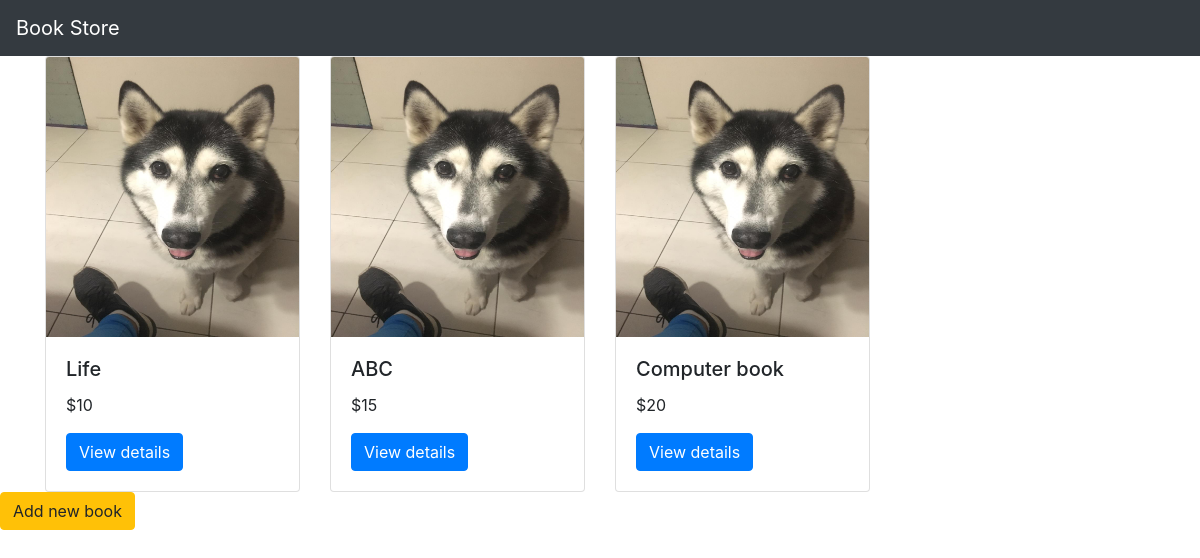
The app's page /, older data.
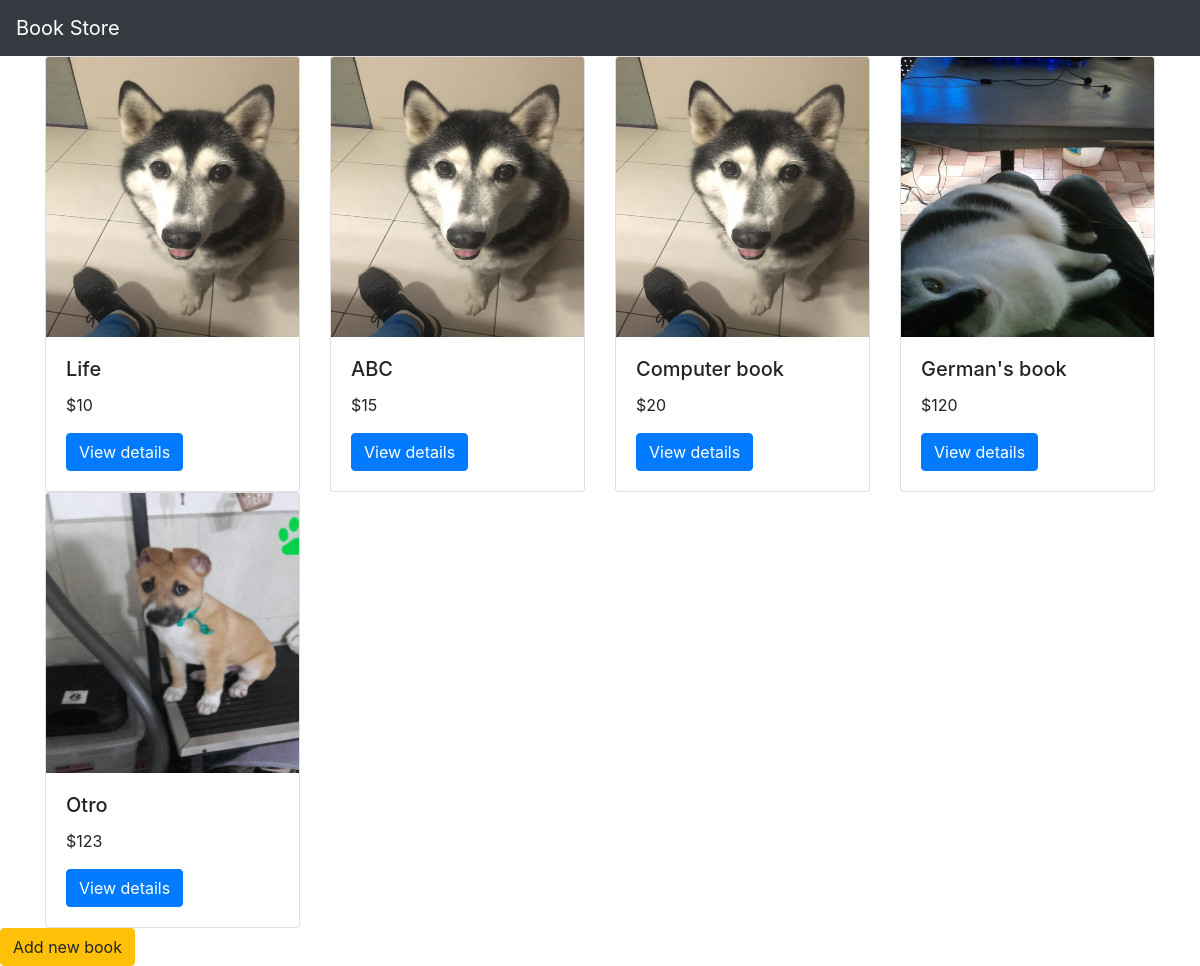
The same page, newer data.
### myapp/models.py (models this page shows, shortened)
class Book(models.Model):
    name = models.CharField(max_length=100)
    desc = models.CharField(max_length=300)
    price = models.IntegerField()
    book_image = models.ImageField(default='default.jpg', upload_to='book_images/')

### myapp/views.py (the view)
# urls.py: path('', views.index, name= 'index'),
def index(request):
    book_list = Book.objects.all()
    context = {
        'book_list':book_list
    }
    return render(request,'myapp/index.html', context)

### myapp/templates/myapp/index.html
{% extends 'myapp/base.html' %}
{% block body %}
<div class="container">
    <div class="row">
        {% for book in book_list %}
        <div class="col-md-3">
            <div class="card">
                <img src="{{book.book_image.url}}" class="card-img-top" width="200" height="280">
                <div class="card-body">
                    <h5 class="card-title">{{book.name}}</h5>
                    <p class="card-text">${{book.price}}</p>
                    <a class="btn btn-primary" href="{% url 'myapp:detail' book.id %}">View details</a>
                </div>
            </div>
        </div>
        {% endfor %}
    </div>
</div>
<a class="btn btn-warning" href="{% url 'myapp:add_book' %}">Add new book</a>
{% endblock %}

Row changes from the older to the newer data that the page shows:
added Book: book_image (picture), name "German's book", price "120"
added Book: book_image (picture), name "Otro", price "123"
